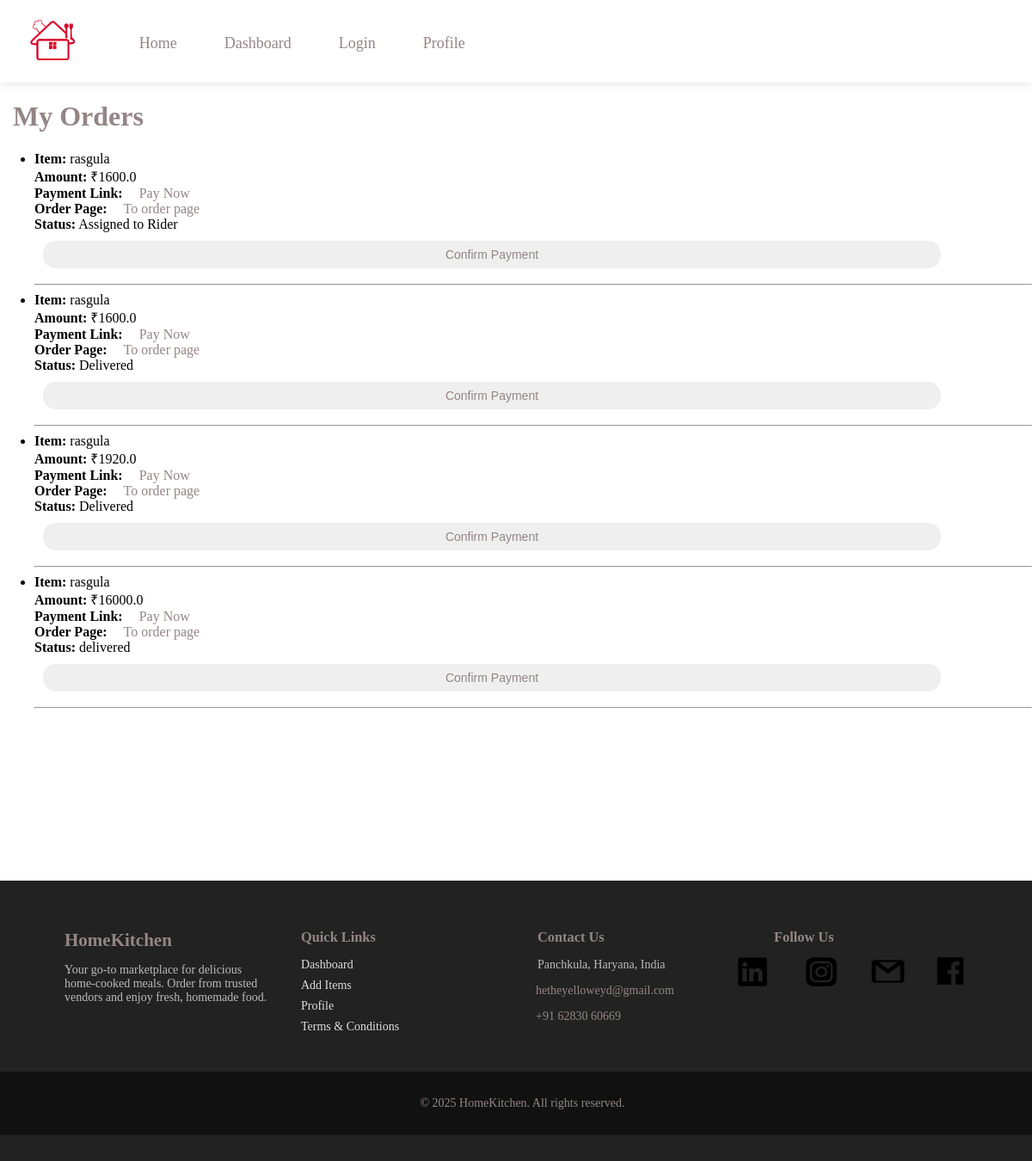
The app's page /my_orders (signed in), older data.
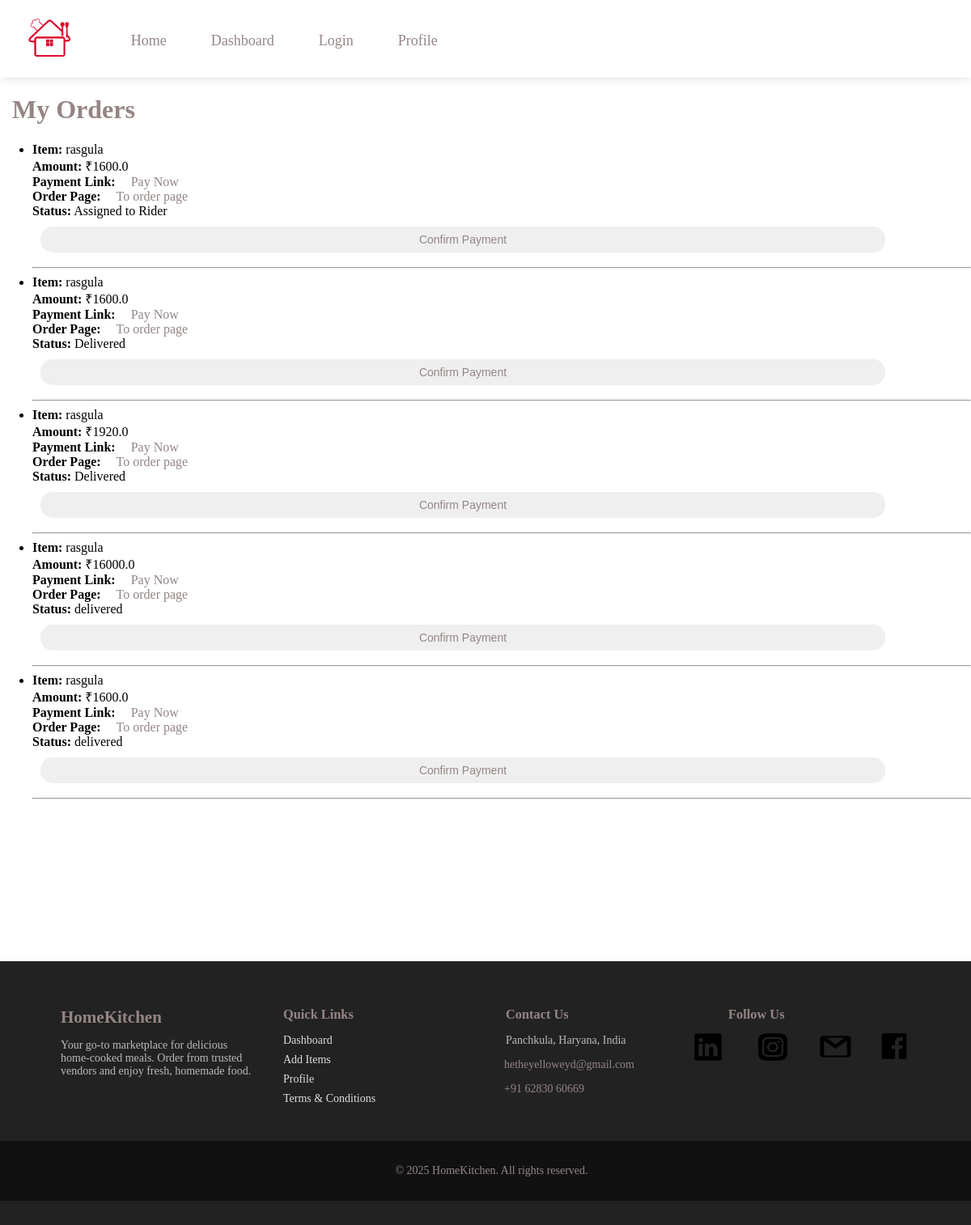
The same page, newer data.
### main.py (models this page shows)
class Order(db.Model):
    id= db.Column(db.String(50), primary_key=True, default=lambda: str(uuid.uuid4()))
    item_name= db.Column(db.String(100), nullable=False)
    user_email= db.Column(db.String(100), db.ForeignKey("user.email"), nullable=False)
    amount= db.Column(db.Float, nullable=False)
    upi_link= db.Column(db.String(500), nullable=True)
    quantity = db.Column(db.Integer, nullable=False)
    payment_status= db.Column(db.String(20), default="Pending")
    consumer_id= db.Column(db.Integer, db.ForeignKey('user.id'), nullable= True)
    vendor_id= db.Column(db.Integer, db.ForeignKey('user.id'), nullable= True)
    rider_id= db.Column(db.Integer, db.ForeignKey('user.id'), nullable= True)
    status = db.Column(db.String(20))
    delivered_at = db.Column(db.DateTime)
    rider_fee = db.Column(db.Float, default=0.0)
    delivery_fee = db.Column(db.Float, default=0.0)
    created_at = db.Column(db.DateTime, default=datetime.datetime.utcnow)

### main.py (the view)
@app.route("/my_orders")
def my_orders():
    if "user_email" not in session:
        flash("Please log in to view your orders.", "danger")
        return redirect(url_for("login"))
    user_email = session["user_email"]
    orders = Order.query.filter_by(user_email=user_email).all()
    return render_template("my_orders.html", orders=orders)

### templates/my_orders.html (shortened to what this page needs)
{% extends "base.html" %}
{% block content %}
    <h1>My Orders</h1>
    {% if orders %}
        <ul>
            {% for order in orders %}
                <li>
                    <strong>Item:</strong> {{ order.item_name }} <br>
                    <strong>Amount:</strong> ₹{{ order.amount }} <br>
                    <strong>Payment Link:</strong> <a href="{{ order.upi_link }}" target="_blank">Pay Now</a> <br>
                    <strong>Order Page:</strong> <a href="{{ url_for('payment_page', order_id= order.id) }}" target="_blank">To order page</a> <br>
                    <strong>Status:</strong> {{ order.status }} <br>
                </li>
                <form action="{{ url_for('confirm_payment', order_id=order.id) }}" method="POST">
                    <button type="submit">Confirm Payment</button>
                </form>
                <hr>
            {% endfor %}
        </ul>
    {% else %}
        <p>You have not placed any orders yet.</p>
    {% endif %}
{% endblock %}

Row changes from the older to the newer data that the page shows:
added Order: item_name "rasgula", amount "1600.0", status "delivered"
